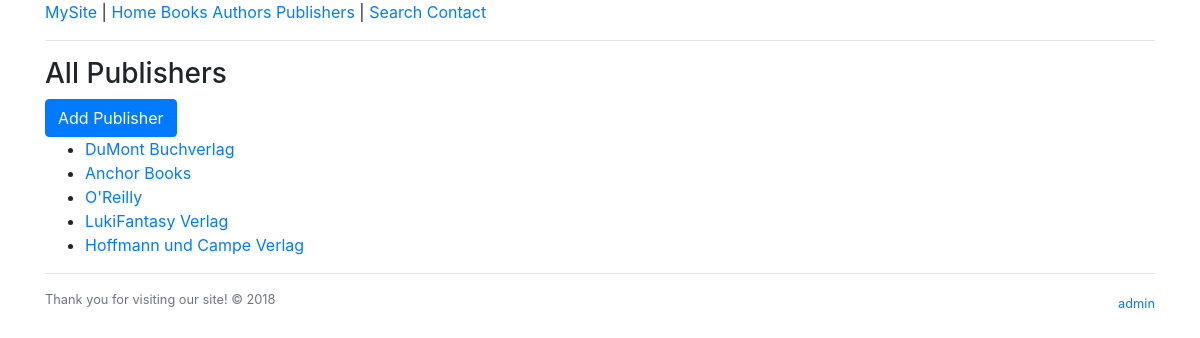
The app's page /books/publisher with its own data.
### books/models.py (models this page shows, shortened)
class Publisher(models.Model):
    name = models.CharField(max_length=30)
    address = models.CharField(max_length=50)
    city = models.CharField(max_length=60)
    state_province = models.CharField(max_length=30)
    country = models.CharField(max_length=50)
    website = models.URLField()

### books/views.py (the view)
# urls.py: path("publisher", views.list_publishers, name="publisher_list"),
def list_publishers(request):
    publishers = Publisher.objects.all()
    return render(request, "books/list_publishers.html", {
        "publishers": publishers
    })

### templates/books/list_publishers.html (shortened to what this page needs)
{% extends "books/base.html" %}
{% block content %}
  <h3>All Publishers</h3>
  <a class="btn btn-primary" role="button" href="{% url 'books:add_publisher' %}">Add Publisher</a>
  <ul>
  {% for publisher in publishers %}
    <li><a href="{% url 'books:publisher_details' publisher.id %}">{{ publisher.name }}</a></li>
  {% endfor %}
  </ul>
{% endblock %}

### records on screen
Publisher: name "DuMont Buchverlag"
Publisher: name "Anchor Books"
Publisher: name "O'Reilly"
Publisher: name "LukiFantasy Verlag"
Publisher: name "Hoffmann und Campe Verlag"
